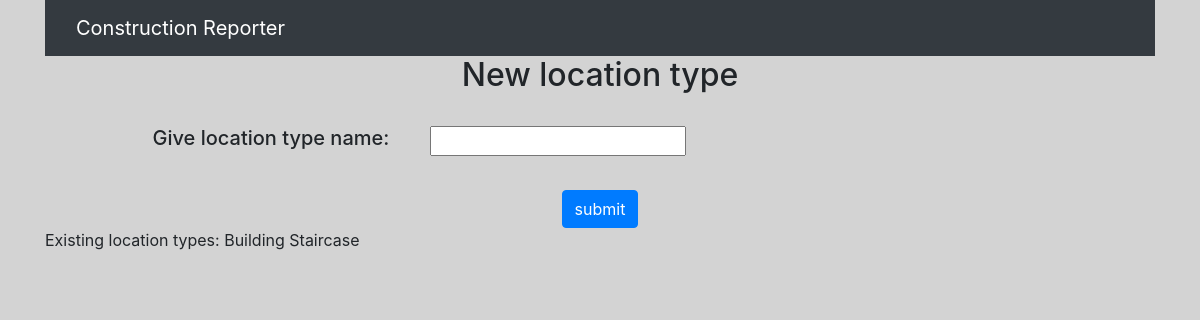
/location_type_creation (signed in), run on an earlier commit of the app's database.
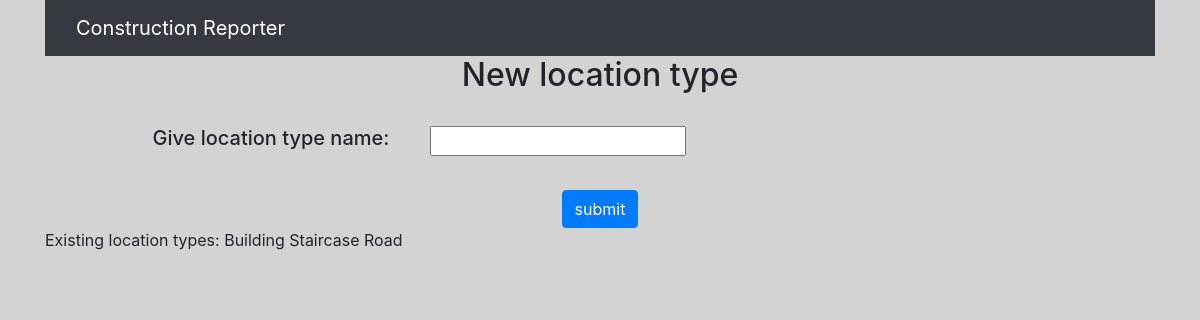
And on a later commit of the database.
### ConstructionReporter/models.py (models this page shows, shortened)
class LocationType(models.Model):
    location_type_name = models.CharField(max_length=200)
    class Meta:
        constraints = [
            models.UniqueConstraint(fields=['location_type_name'], name='location_unique_name'),
        ]

### ConstructionReporter/views.py (the view)
# urls.py: path('location_type_creation', views.create_a_location_type, name='create_a_location_type'),
def create_a_location_type(request):
    if not request.user.is_authenticated:
        return render(request, 'index.html')
    else:
        location_types = load_location_types()
        context = {
            'location_types': location_types,
        }
        return render(request, 'ConstructionReporter/create_a_location_type.html', context)

### ConstructionReporter/views.py (called while the page is built)
def load_location_types():
    location_types = LocationType.objects.all()
    return location_types

### ConstructionReporter/templates/ConstructionReporter/create_a_location_type.html (shortened to what this page needs)
{% extends 'ConstructionReporter/base.html' %}
{% block head %}
{% load i18n %}
{% endblock %}
{% block content %}
{% include 'ConstructionReporter/navbar_location_creation.html' %}
<div class="container">
    <div class="row justify-content-center">
        <div class="col-12 text-center">
                <h2>{% trans "New location type" %}</h2>
        </div>
    </div>
</div>
<br>
    <form action="/location_type_creation/new" method="post">
<div class="container">
    <div class="row">
        <div class="col-12 col-md-5 col-lg-4 col-xl-3 offset-md-1 text-center text-md-left">
            <h5><label for="location_type_name">{% trans "Give location type name" %}:</label></h5>
        </div>
        <div class="col-12 col-md-6 col-lg-7 col-xl-8 text-center text-md-left">
            <input id="location_type_name" type="text" name="location_type_name">
        </div>
    </div>
</div>
        <br>
        <div class="col-12 text-center">
            <input type="submit" class="btn btn-primary" value={% trans "submit" %}></h3>
        </div>
    </div>
</div>
<div>
    Existing location types:
{% for loc_type in location_types %}
    {{ loc_type.location_type_name }}
    {% endfor %}
</div>
{% endblock %}

What changed in the data, as far as the page shows it:
added LocationType: location_type_name "Road"
